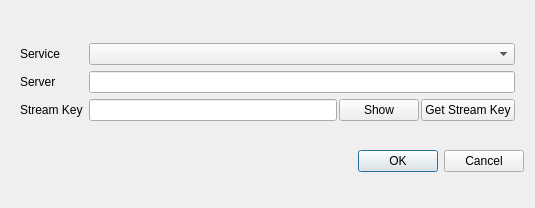
<?xml version="1.0" encoding="UTF-8"?>
<ui version="4.0">
 <class>newServiceDialog</class>
 <widget class="QDialog" name="newServiceDialog">
  <property name="geometry">
   <rect>
    <x>0</x>
    <y>0</y>
    <width>535</width>
    <height>208</height>
   </rect>
  </property>
  <property name="sizePolicy">
   <sizepolicy hsizetype="Minimum" vsizetype="Maximum">
    <horstretch>0</horstretch>
    <verstretch>0</verstretch>
   </sizepolicy>
  </property>
  <property name="minimumSize">
   <size>
    <width>0</width>
    <height>0</height>
   </size>
  </property>
  <property name="windowTitle">
   <string>Dialog</string>
  </property>
  <property name="modal">
   <bool>true</bool>
  </property>
  <layout class="QVBoxLayout" name="verticalLayout">
   <property name="spacing">
    <number>0</number>
   </property>
   <property name="sizeConstraint">
    <enum>QLayout::SetMinimumSize</enum>
   </property>
   <item>
    <widget class="QWidget" name="widget" native="true">
     <property name="sizePolicy">
      <sizepolicy hsizetype="MinimumExpanding" vsizetype="Maximum">
       <horstretch>0</horstretch>
       <verstretch>0</verstretch>
      </sizepolicy>
     </property>
     <layout class="QFormLayout" name="formLayout">
      <property name="labelAlignment">
       <set>Qt::AlignLeading|Qt::AlignLeft|Qt::AlignVCenter</set>
      </property>
      <property name="formAlignment">
       <set>Qt::AlignLeading|Qt::AlignLeft|Qt::AlignTop</set>
      </property>
      <property name="bottomMargin">
       <number>6</number>
      </property>
      <item row="0" column="0">
       <widget class="QLabel" name="serviceLabel">
        <property name="text">
         <string>Service</string>
        </property>
        <property name="buddy">
         <cstring>service</cstring>
        </property>
       </widget>
      </item>
      <item row="0" column="1">
       <widget class="QComboBox" name="service">
        <property name="sizePolicy">
         <sizepolicy hsizetype="MinimumExpanding" vsizetype="Fixed">
          <horstretch>0</horstretch>
          <verstretch>0</verstretch>
         </sizepolicy>
        </property>
        <property name="minimumSize">
         <size>
          <width>410</width>
          <height>0</height>
         </size>
        </property>
        <property name="maxVisibleItems">
         <number>20</number>
        </property>
       </widget>
      </item>
      <item row="1" column="0">
       <widget class="QLabel" name="label_2">
        <property name="text">
         <string>Server</string>
        </property>
       </widget>
      </item>
      <item row="1" column="1">
       <widget class="QStackedWidget" name="stackedWidget">
        <property name="sizePolicy">
         <sizepolicy hsizetype="MinimumExpanding" vsizetype="Preferred">
          <horstretch>0</horstretch>
          <verstretch>0</verstretch>
         </sizepolicy>
        </property>
        <property name="minimumSize">
         <size>
          <width>410</width>
          <height>0</height>
         </size>
        </property>
        <property name="currentIndex">
         <number>1</number>
        </property>
        <widget class="QWidget" name="forDefaultService">
         <layout class="QVBoxLayout" name="verticalLayout_3">
          <property name="spacing">
           <number>0</number>
          </property>
          <property name="leftMargin">
           <number>0</number>
          </property>
          <property name="topMargin">
           <number>0</number>
          </property>
          <property name="rightMargin">
           <number>0</number>
          </property>
          <property name="bottomMargin">
           <number>0</number>
          </property>
          <item>
           <widget class="QComboBox" name="knownServers"/>
          </item>
         </layout>
        </widget>
        <widget class="QWidget" name="forCustomService">
         <layout class="QVBoxLayout" name="verticalLayout_2">
          <property name="spacing">
           <number>0</number>
          </property>
          <property name="leftMargin">
           <number>0</number>
          </property>
          <property name="topMargin">
           <number>0</number>
          </property>
          <property name="rightMargin">
           <number>0</number>
          </property>
          <property name="bottomMargin">
           <number>0</number>
          </property>
          <item>
           <widget class="QLineEdit" name="customerServerURL">
            <property name="sizePolicy">
             <sizepolicy hsizetype="MinimumExpanding" vsizetype="Fixed">
              <horstretch>0</horstretch>
              <verstretch>0</verstretch>
             </sizepolicy>
            </property>
            <property name="minimumSize">
             <size>
              <width>400</width>
              <height>0</height>
             </size>
            </property>
           </widget>
          </item>
         </layout>
        </widget>
       </widget>
      </item>
      <item row="2" column="0">
       <widget class="QLabel" name="label_3">
        <property name="text">
         <string>Stream Key</string>
        </property>
       </widget>
      </item>
      <item row="2" column="1">
       <widget class="QWidget" name="widget_2" native="true">
        <property name="minimumSize">
         <size>
          <width>200</width>
          <height>0</height>
         </size>
        </property>
        <layout class="QHBoxLayout" name="horizontalLayout_2">
         <property name="spacing">
          <number>2</number>
         </property>
         <property name="leftMargin">
          <number>0</number>
         </property>
         <property name="topMargin">
          <number>0</number>
         </property>
         <property name="rightMargin">
          <number>0</number>
         </property>
         <property name="bottomMargin">
          <number>0</number>
         </property>
         <item>
          <widget class="QLineEdit" name="lineEdit_2">
           <property name="sizePolicy">
            <sizepolicy hsizetype="MinimumExpanding" vsizetype="Fixed">
             <horstretch>0</horstretch>
             <verstretch>0</verstretch>
            </sizepolicy>
           </property>
           <property name="minimumSize">
            <size>
             <width>200</width>
             <height>0</height>
            </size>
           </property>
          </widget>
         </item>
         <item>
          <widget class="QPushButton" name="pushButton_2">
           <property name="text">
            <string>Show</string>
           </property>
          </widget>
         </item>
         <item>
          <widget class="QPushButton" name="pushButton">
           <property name="text">
            <string>Get Stream Key</string>
           </property>
          </widget>
         </item>
        </layout>
       </widget>
      </item>
     </layout>
    </widget>
   </item>
   <item>
    <widget class="QDialogButtonBox" name="buttonBox">
     <property name="orientation">
      <enum>Qt::Horizontal</enum>
     </property>
     <property name="standardButtons">
      <set>QDialogButtonBox::Cancel|QDialogButtonBox::Ok</set>
     </property>
    </widget>
   </item>
  </layout>
 </widget>
 <resources/>
 <connections>
  <connection>
   <sender>buttonBox</sender>
   <signal>accepted()</signal>
   <receiver>newServiceDialog</receiver>
   <slot>accept()</slot>
   <hints>
    <hint type="sourcelabel">
     <x>248</x>
     <y>254</y>
    </hint>
    <hint type="destinationlabel">
     <x>157</x>
     <y>274</y>
    </hint>
   </hints>
  </connection>
  <connection>
   <sender>buttonBox</sender>
   <signal>rejected()</signal>
   <receiver>newServiceDialog</receiver>
   <slot>reject()</slot>
   <hints>
    <hint type="sourcelabel">
     <x>316</x>
     <y>260</y>
    </hint>
    <hint type="destinationlabel">
     <x>286</x>
     <y>274</y>
    </hint>
   </hints>
  </connection>
 </connections>
</ui>
